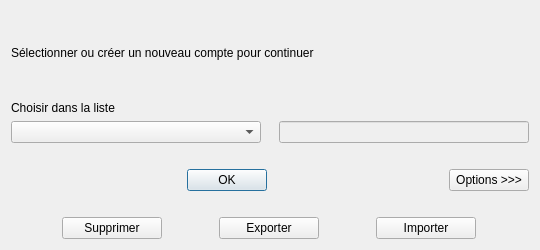
<?xml version="1.0" encoding="UTF-8"?>
<ui version="4.0">
 <class>UserWindow</class>
 <widget class="QDialog" name="UserWindow">
  <property name="windowModality">
   <enum>Qt::ApplicationModal</enum>
  </property>
  <property name="geometry">
   <rect>
    <x>0</x>
    <y>0</y>
    <width>540</width>
    <height>250</height>
   </rect>
  </property>
  <property name="sizePolicy">
   <sizepolicy hsizetype="Fixed" vsizetype="Fixed">
    <horstretch>0</horstretch>
    <verstretch>0</verstretch>
   </sizepolicy>
  </property>
  <property name="minimumSize">
   <size>
    <width>540</width>
    <height>180</height>
   </size>
  </property>
  <property name="maximumSize">
   <size>
    <width>540</width>
    <height>250</height>
   </size>
  </property>
  <property name="windowTitle">
   <string>Sélectionner un compte</string>
  </property>
  <property name="windowIcon">
   <iconset resource="resUsr.qrc">
    <normaloff>:/icons/1.ico</normaloff>:/icons/1.ico</iconset>
  </property>
  <layout class="QVBoxLayout" name="verticalLayout">
   <item>
    <widget class="QLabel" name="labelSelect">
     <property name="text">
      <string>Sélectionner ou créer un nouveau compte pour continuer</string>
     </property>
    </widget>
   </item>
   <item>
    <layout class="QHBoxLayout" name="horizontalLayout_4">
     <item>
      <widget class="QLabel" name="label">
       <property name="sizePolicy">
        <sizepolicy hsizetype="Expanding" vsizetype="Fixed">
         <horstretch>0</horstretch>
         <verstretch>0</verstretch>
        </sizepolicy>
       </property>
       <property name="text">
        <string>Choisir dans la liste</string>
       </property>
      </widget>
     </item>
    </layout>
   </item>
   <item>
    <layout class="QHBoxLayout" name="horizontalLayout">
     <item>
      <widget class="QComboBox" name="comboBoxAccount">
       <property name="sizePolicy">
        <sizepolicy hsizetype="Fixed" vsizetype="Fixed">
         <horstretch>0</horstretch>
         <verstretch>0</verstretch>
        </sizepolicy>
       </property>
       <property name="minimumSize">
        <size>
         <width>250</width>
         <height>0</height>
        </size>
       </property>
      </widget>
     </item>
     <item>
      <spacer name="horizontalSpacer_2">
       <property name="orientation">
        <enum>Qt::Horizontal</enum>
       </property>
       <property name="sizeType">
        <enum>QSizePolicy::Expanding</enum>
       </property>
       <property name="sizeHint" stdset="0">
        <size>
         <width>20</width>
         <height>20</height>
        </size>
       </property>
      </spacer>
     </item>
     <item>
      <widget class="QLineEdit" name="lineEditNewName">
       <property name="enabled">
        <bool>false</bool>
       </property>
       <property name="sizePolicy">
        <sizepolicy hsizetype="Fixed" vsizetype="Fixed">
         <horstretch>0</horstretch>
         <verstretch>0</verstretch>
        </sizepolicy>
       </property>
       <property name="minimumSize">
        <size>
         <width>250</width>
         <height>0</height>
        </size>
       </property>
      </widget>
     </item>
    </layout>
   </item>
   <item>
    <layout class="QHBoxLayout" name="horizontalLayout_3">
     <item>
      <spacer name="horizontalSpacer">
       <property name="orientation">
        <enum>Qt::Horizontal</enum>
       </property>
       <property name="sizeHint" stdset="0">
        <size>
         <width>40</width>
         <height>20</height>
        </size>
       </property>
      </spacer>
     </item>
    </layout>
   </item>
   <item>
    <layout class="QHBoxLayout" name="horizontalLayout_2">
     <item>
      <spacer name="horizontalSpacer_3">
       <property name="orientation">
        <enum>Qt::Horizontal</enum>
       </property>
       <property name="sizeHint" stdset="0">
        <size>
         <width>40</width>
         <height>20</height>
        </size>
       </property>
      </spacer>
     </item>
     <item>
      <widget class="QPushButton" name="pushButtonOK">
       <property name="maximumSize">
        <size>
         <width>100</width>
         <height>16777215</height>
        </size>
       </property>
       <property name="text">
        <string>OK</string>
       </property>
      </widget>
     </item>
     <item>
      <spacer name="horizontalSpacer_4">
       <property name="orientation">
        <enum>Qt::Horizontal</enum>
       </property>
       <property name="sizeHint" stdset="0">
        <size>
         <width>40</width>
         <height>20</height>
        </size>
       </property>
      </spacer>
     </item>
     <item>
      <widget class="QPushButton" name="pushButtonOption">
       <property name="maximumSize">
        <size>
         <width>120</width>
         <height>16777215</height>
        </size>
       </property>
       <property name="text">
        <string>Options &gt;&gt;&gt;</string>
       </property>
      </widget>
     </item>
    </layout>
   </item>
   <item>
    <spacer name="verticalSpacer">
     <property name="orientation">
      <enum>Qt::Vertical</enum>
     </property>
     <property name="sizeType">
      <enum>QSizePolicy::Minimum</enum>
     </property>
     <property name="sizeHint" stdset="0">
      <size>
       <width>20</width>
       <height>20</height>
      </size>
     </property>
    </spacer>
   </item>
   <item>
    <layout class="QHBoxLayout" name="horizontalLayout_5">
     <item>
      <widget class="QPushButton" name="pushButtonDelete">
       <property name="sizePolicy">
        <sizepolicy hsizetype="Minimum" vsizetype="Fixed">
         <horstretch>0</horstretch>
         <verstretch>0</verstretch>
        </sizepolicy>
       </property>
       <property name="maximumSize">
        <size>
         <width>100</width>
         <height>16777215</height>
        </size>
       </property>
       <property name="text">
        <string>Supprimer</string>
       </property>
      </widget>
     </item>
     <item>
      <widget class="QPushButton" name="pushButtonExport">
       <property name="maximumSize">
        <size>
         <width>100</width>
         <height>16777215</height>
        </size>
       </property>
       <property name="text">
        <string>Exporter</string>
       </property>
      </widget>
     </item>
     <item>
      <widget class="QPushButton" name="pushButtonImport">
       <property name="maximumSize">
        <size>
         <width>100</width>
         <height>16777215</height>
        </size>
       </property>
       <property name="text">
        <string>Importer</string>
       </property>
      </widget>
     </item>
    </layout>
   </item>
  </layout>
 </widget>
 <resources>
  <include location="resUsr.qrc"/>
 </resources>
 <connections/>
</ui>
